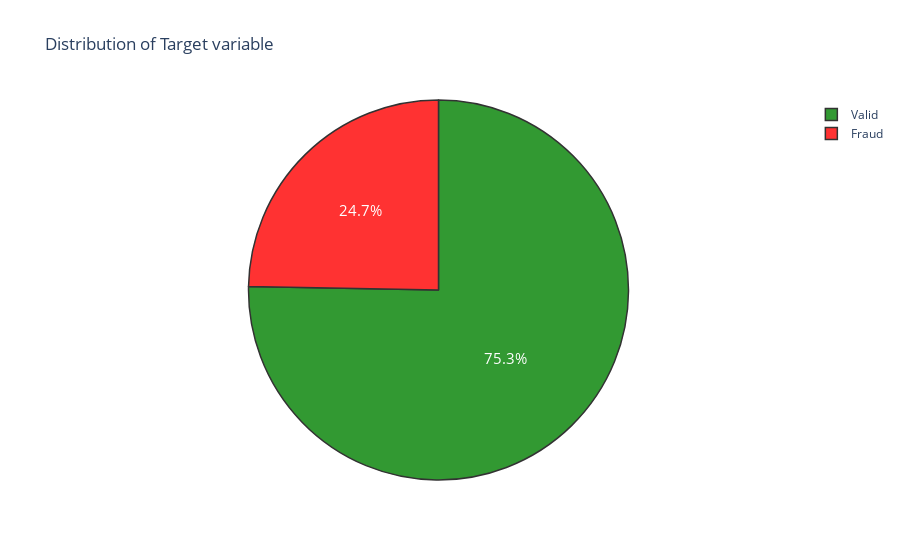

The cell this chart's notebook holds for it:
### Code cell
import plotly.offline as py
def target_percent():
    trace = go.Pie(labels = ['Valid','Fraud'], values = df['fraud_reported'].value_counts(), 
                   textfont=dict(size=15), opacity = 0.8,
                   marker=dict(colors=['green', 'red'], 
                               line=dict(color='#000000', width=1.5)))


    layout = dict(title =  'Distribution of Target variable')
    fig = dict(data = [trace], layout=layout)
    py.iplot(fig)
target_percent()

### Figure 1 — Plotly figure (JSON) as saved in the notebook; plotly's stock layout.template omitted (floating-point values rounded to 4 significant figures)
{"data": [{"labels": ["Valid", "Fraud"], "marker": {"colors": ["green", "red"], "line": {"color": "#000000", "width": 1.5}}, "opacity": 0.8, "textfont": {"size": 15}, "type": "pie", "values": [753, 247]}], "layout": {"title": {"text": "Distribution of Target variable"}}}
